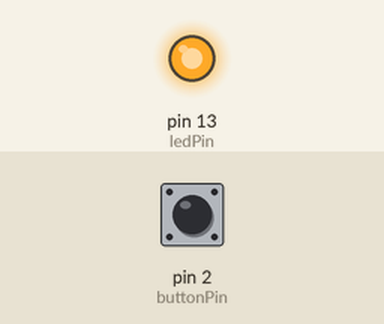
This sketch was run on a simulated Arduino Leonardo, built with avr-gcc and run on an emulated ATmega32U4. Parts: output pins drawn as LEDs (lit = HIGH). Inputs (shaded band) come from the test bench; at power-on: pin 2 (buttonPin) LOW. USB keyboard and mouse output is not drawn; what the sketch prints to the serial monitor is not drawn.

Above: at 1.2 s.
1.3 s: pin 2 (buttonPin) pulled HIGH for 0.15 s
At 3.2 s:
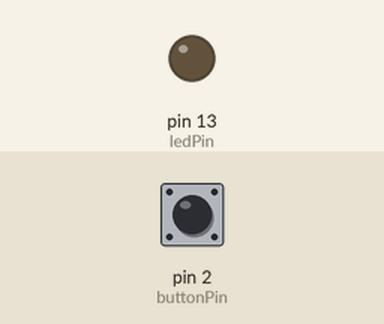
4.3 s: pin 2 (buttonPin) pulled HIGH for 3.2 s
10.5 s: pin 2 (buttonPin) pulled HIGH for 1 s
14.5 s: pin 2 (buttonPin) pulsed HIGH 2 times (0.12 s each, 0.3 s apart)
18.1 s: pin 2 (buttonPin) pulled HIGH for 0.15 s
Timing chart, 0 to 25.0 s (numbered marks = the images above; inputs shaded):
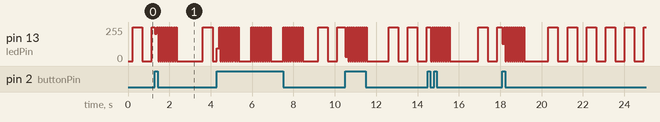

The sketch:

red_button_pulsing.ino
```cpp
#include <Keyboard.h>

// constants won't change. They're used here to set pin numbers & delay countern:
const int buttonPin = 2;           // the number of the pushbutton pin
const int ledPin =  13;            // the number of the LED pin
const int deactivatedTime = 450; // time in ms to deacticate the pushbutton

// variables will change:
int buttonState = 0;               // variable for reading the pushbutton status
boolean activated = true;          // booklean for deactivating pushbutton

void setup() {
  // initialize the LED pin as an output:
  pinMode(ledPin, OUTPUT);
  // initialize the pushbutton pin as an input:
  pinMode(buttonPin, INPUT);
  // initialize the keyboard mode
  Keyboard.begin();
  // Set Serial Monitor for debugging
  Serial.begin(9600);
  while (! Serial);
  Serial.println("--- Start Serial Monitor On Staples Button ---");
  Serial.print("Info: delay after press is set to ");
  Serial.print(deactivatedTime);
  Serial.print("ms.");
}

void loop(){

  // var for pulse
  float in, out;

  if (activated) {

    for (in = 0; in < 6.283; in = in + 0.001) {

      // read the state of the pushbutton value:
      buttonState = digitalRead(buttonPin);

      // check if the pushbutton is pressed.
      // if it is, the buttonState is HIGH:
      if (activated && buttonState == HIGH) {

        Serial.println("Button pressed. ");

        // send hotkey to PC
        Keyboard.press('x');
        delay(100);
        Keyboard.releaseAll();

        // BLINK for optical feedback
        for( int i = 0; i < 10; i++ ) {
            digitalWrite(ledPin, HIGH);   // turn the LED on (HIGH is the voltage level)
            delay(50);                    // wait
            digitalWrite(ledPin, LOW);    // turn the LED off by making the voltage LOW
            delay(50);                    // wait
        }

        // deactivate pushbutton
        activated = false;

      } else {

        if (activated) {
          out = sin(in) * 127.5 + 127.5;  // "pulse" var while listening for button (see "for" loop for counter)
          analogWrite(ledPin,out);        // do the pulse
        }

        if (!activated) {
          digitalWrite(ledPin, LOW);      // turn off LEDs
          Serial.println(" Wating...");     // Serial Notification
          delay(deactivatedTime);         // wait
          Serial.print(" ...turning your Button on again. Have fun!");
          activated = true;               // reactivate the pushbutton
        }
      }
    }
  }
}
```
